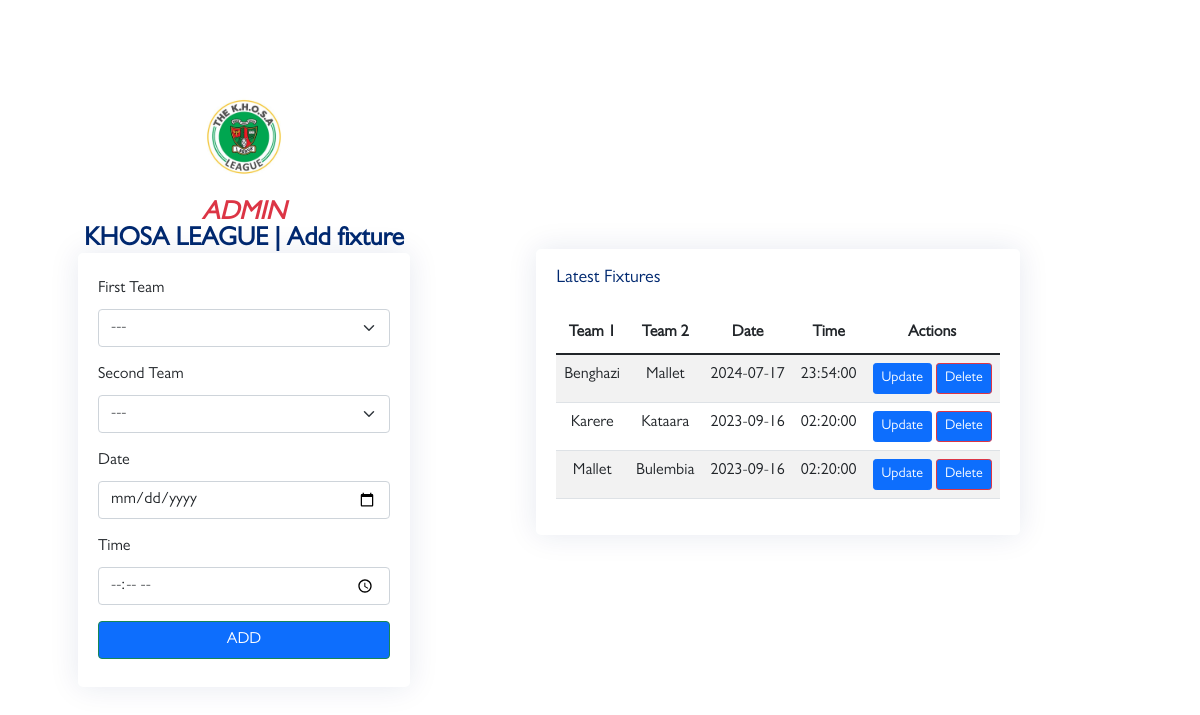
Page /admin/add-fixture.php on the earlier database version.
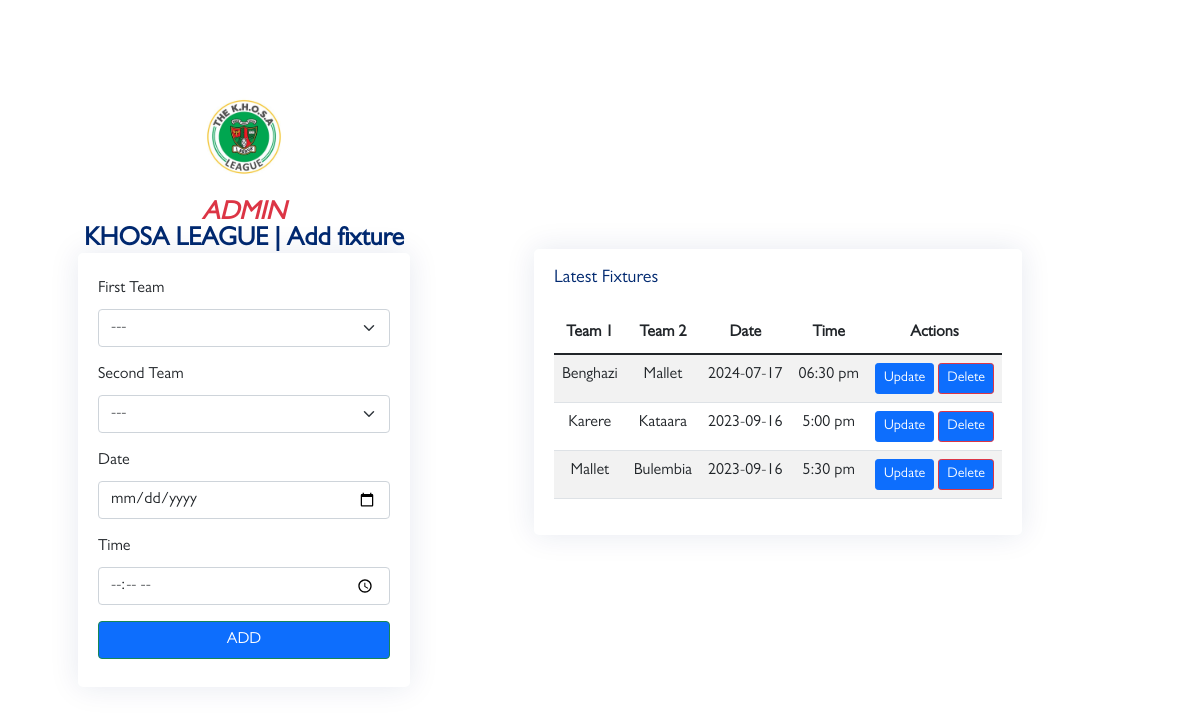
Same page on the later database version.
### tables this page shows
CREATE TABLE `fixtures` (
  `id` int(11) NOT NULL,
  `team1` varchar(50) NOT NULL,
  `team2` varchar(50) NOT NULL,
  `date` date NOT NULL,
  `time` varchar(20) NOT NULL,
  `week` varchar(7) NOT NULL
);

### admin/add-fixture.php (the view, shortened to what the changed rows need)
<?php
include('config.php');
$fixtures = "SELECT * FROM fixtures";
$fix_run = mysqli_query($conn, $fixtures);
?>
<!DOCTYPE html>
<html lang="en">
<head>
    <link href="https://cdn.jsdelivr.net/npm/bootstrap@5.3.0-alpha1/dist/css/bootstrap.min.css" rel="stylesheet">
    <link href="../assets/vendor/bootstrap/css/bootstrap.min.css" rel="stylesheet">
    <link href="../assets/vendor/bootstrap-icons/bootstrap-icons.css" rel="stylesheet">
    <link href="../assets/vendor/boxicons/css/boxicons.min.css" rel="stylesheet">
    <link href="../assets/vendor/quill/quill.snow.css" rel="stylesheet">
    <link href="../assets/vendor/quill/quill.bubble.css" rel="stylesheet">
    <link href="../assets/vendor/remixicon/remixicon.css" rel="stylesheet">
    <link href="../assets/vendor/simple-datatables/style.css" rel="stylesheet">
    <link href="../assets/css/style.css" rel="stylesheet">
    <link rel="stylesheet" href="../assets/css/custom.css">
</head>
<body>
    <main>
        <div class="container">
            <section class="section register min-vh-100 d-flex flex-column align-items-center justify-content-center py-4">
                <div class="container">
                    <div class="row justify-content-center">
                        <div class="col-md-8 d-flex flex-column align-items-center justify-content-center">
                            <div class="card mb-3">
                                <div class="card-body">
                                    <h2 class="card-title">Latest Fixtures</h2>
                                    <table class="table table-data table-striped">
                                        <thead>
                                            <th>Team 1</th>
                                            <th>Team 2</th>
                                            <th>Date</th>
                                            <th>Time</th>
                                            <th>Actions</th>
                                        </thead>
                                        <tbody>
                                            <?php while ($fix = mysqli_fetch_assoc($fix_run)) { ?>
                                                <tr>
                                                    <td><?= $fix['team1']; ?></td>
                                                    <td><?= $fix['team2']; ?></td>
                                                    <td><?= $fix['date']; ?></td>
                                                    <td><?= $fix['time']; ?></td>
                                                    <td>
                                                        <a class="btn btn-sm btn-primary" href="action.php?update_id=<?= $fix['id']; ?>">Update</a>
                                                        <a class="btn btn-sm btn-danger" href="action.php?delete_id=<?= $fix['id']; ?>">Delete</a>
                                                    </td>
                                                </tr>
                                            <?php } ?>
                                        </tbody>
                                    </table>
                                </div>
                            </div>
                        </div>
                    </div>
                </div>
            </section>
        </div>
    </main>
</body>
</html>

Differences in the rows shown:
changed fixtures "Benghazi": time "23:54:00" → "06:30 pm"
changed fixtures "Karere": time "02:20:00" → "5:00 pm"
changed fixtures "Bulembia": time "02:20:00" → "5:30 pm"
